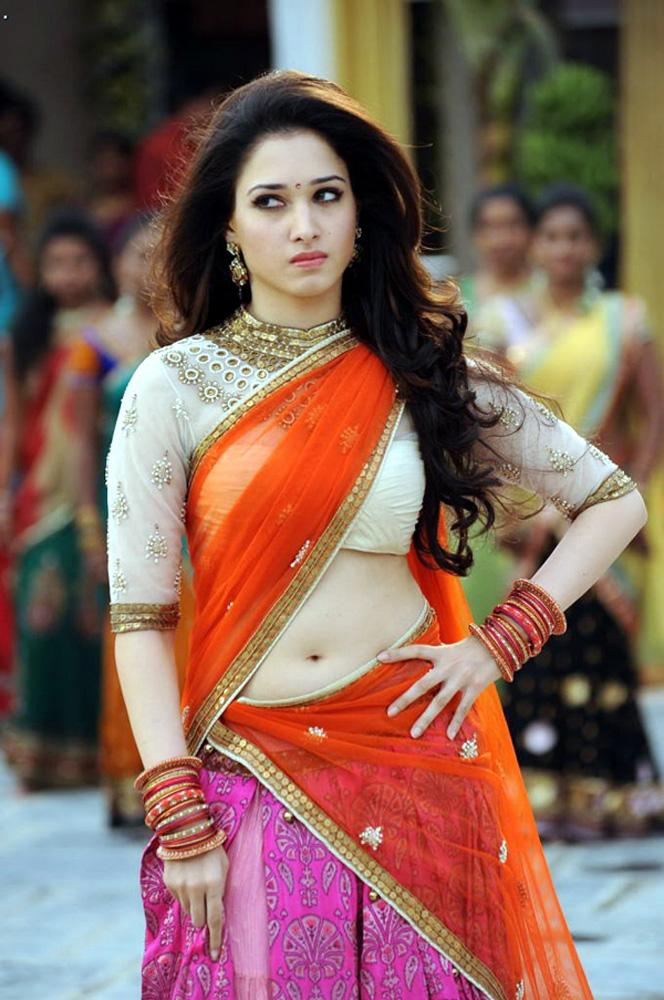
#> input picture tamana.jpg, 664 x 1000 px
$ python Flipping.py
#> lines starting #> are read from the running program, lines starting #| are printed output that depends on the picture
from PIL import Image
img=Image.open('tamana.jpg')
#> img is the input picture: PIL image 664x1000 RGB; mean R, G, B 132.5, 100.3, 89.6
img1=img.transpose(method=Image.FLIP_TOP_BOTTOM)
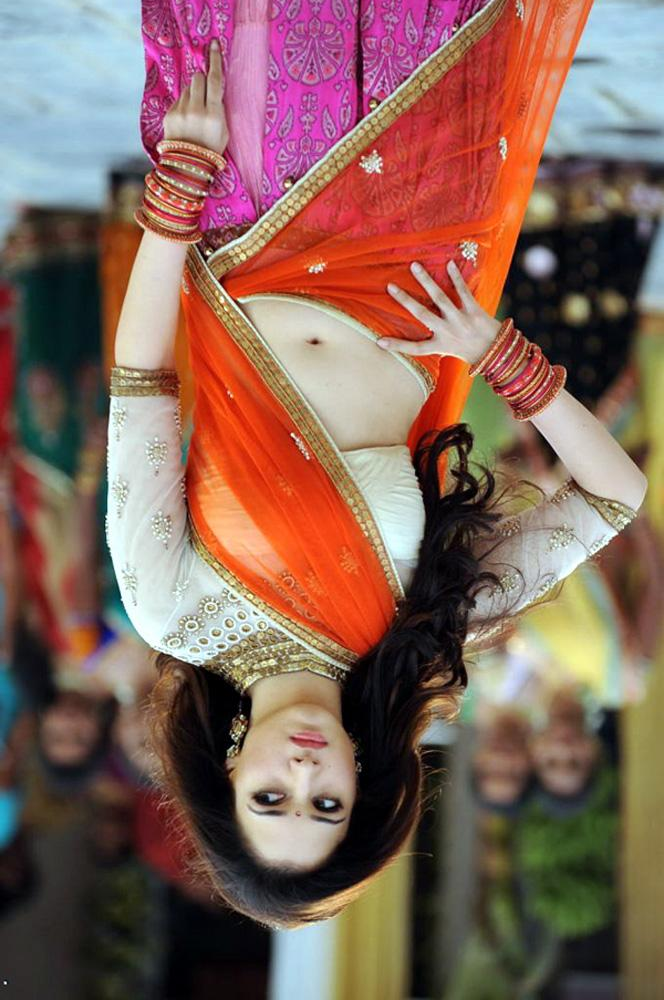
#> img1: PIL image 664x1000 RGB; mean R, G, B 132.5, 100.3, 89.6
img.show()
img1.show()

# close window
img1.close()
img.close()

$ run again, with anu.jpg copied over tamana.jpg
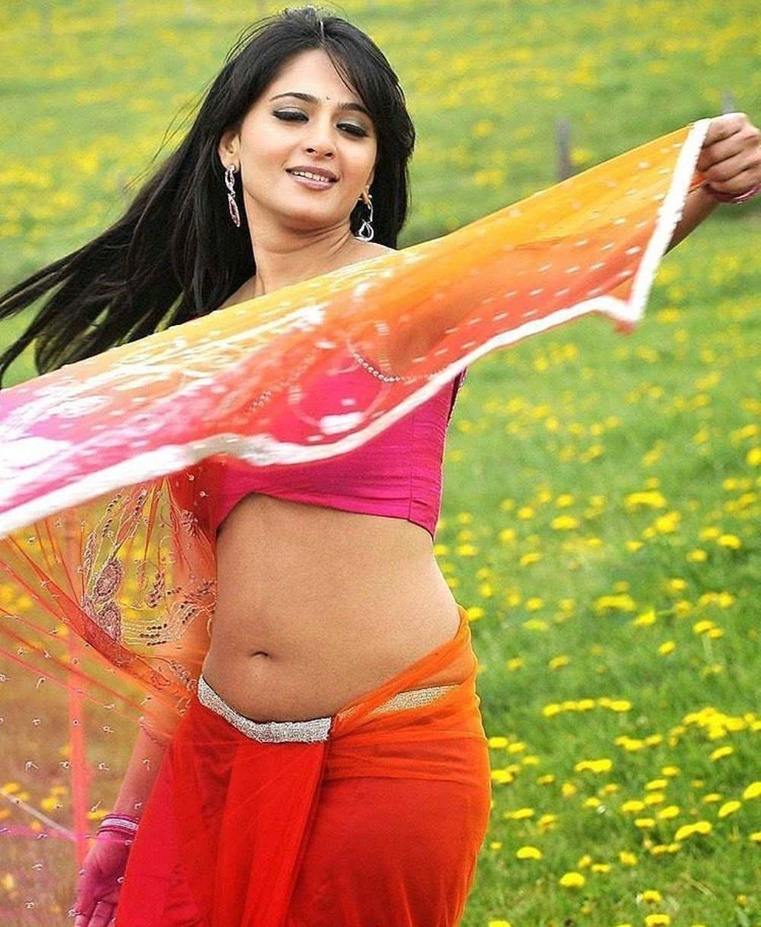
#> input picture anu.jpg, 761 x 927 px, shrunk from 1242 x 1514 before the run
#> img is the input picture: PIL image 761x927 RGB; mean R, G, B 180.4, 143.3, 81.4
#> `img1=img.transpose(method=Image.FLIP_TOP_BOTTOM)`:
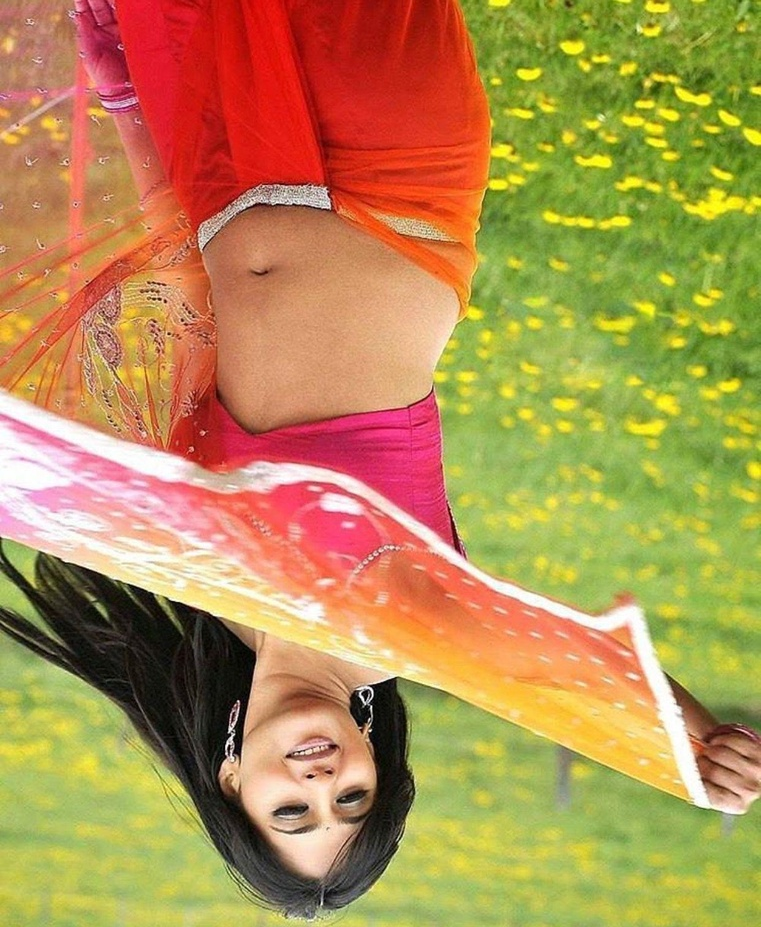
#> img1: PIL image 761x927 RGB; mean R, G, B 180.4, 143.3, 81.4

$ run again, with krish.jpg copied over tamana.jpg
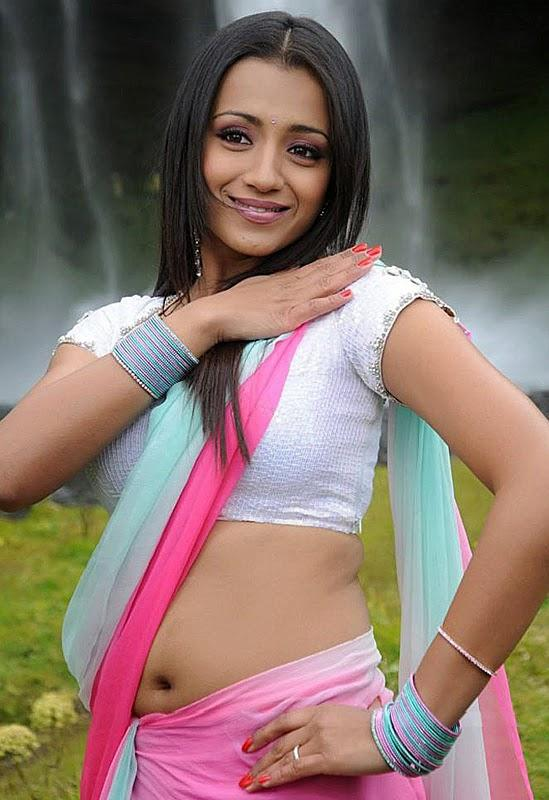
#> input picture krish.jpg, 549 x 800 px
#> img is the input picture: PIL image 549x800 RGB; mean R, G, B 134.1, 113.3, 105.5
#> `img1=img.transpose(method=Image.FLIP_TOP_BOTTOM)`:
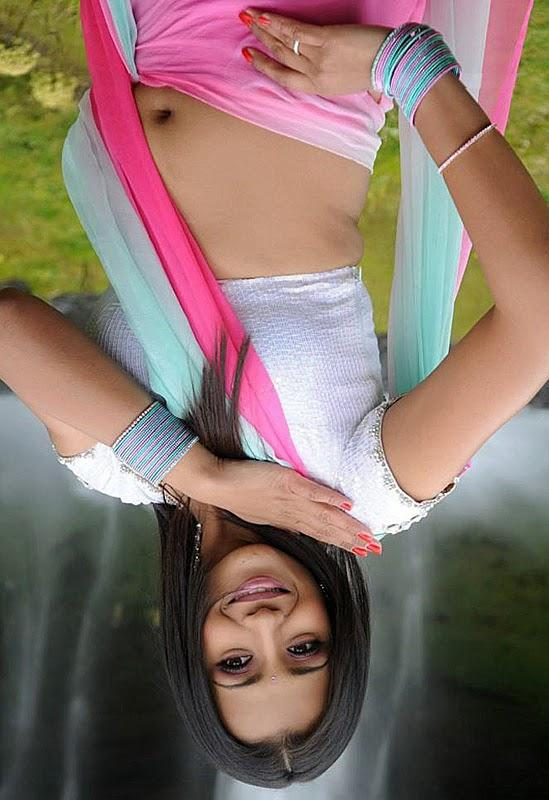
#> img1: PIL image 549x800 RGB; mean R, G, B 134.1, 113.3, 105.5

$ run again, with priya.jpg copied over tamana.jpg
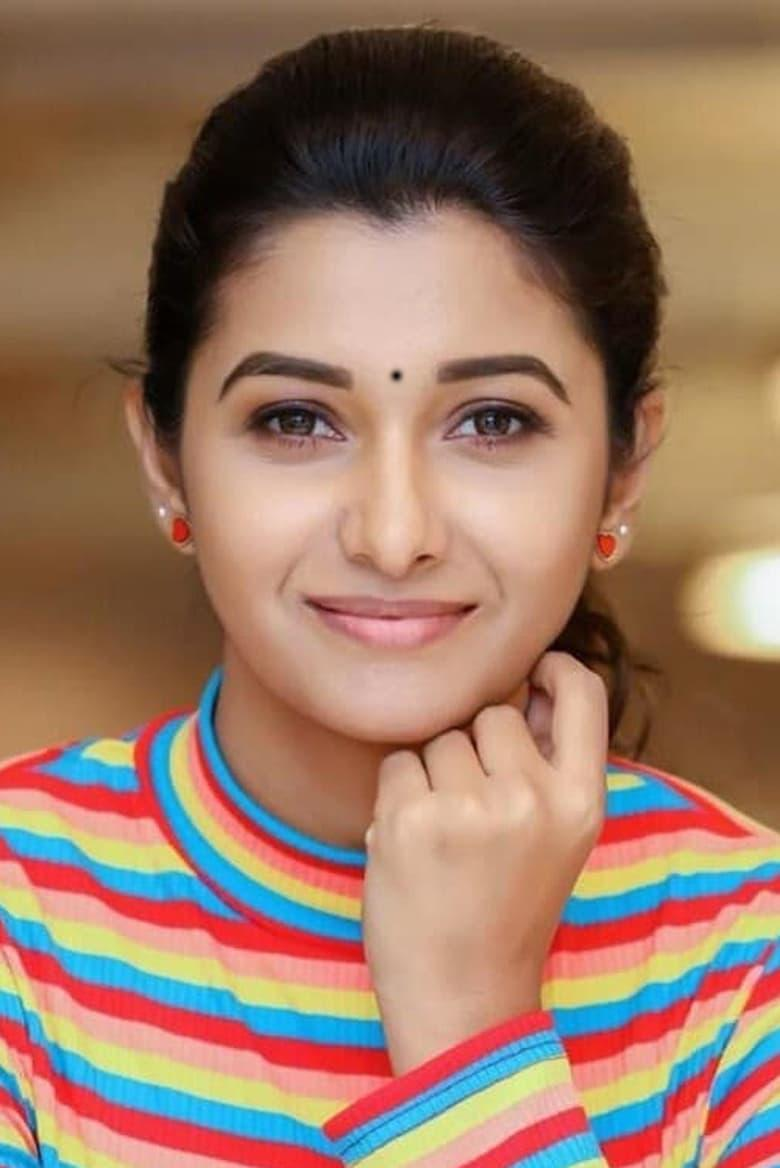
#> input picture priya.jpg, 780 x 1168 px
#> img is the input picture: PIL image 780x1168 RGB; mean R, G, B 154.9, 120, 100.7
#> `img1=img.transpose(method=Image.FLIP_TOP_BOTTOM)`:
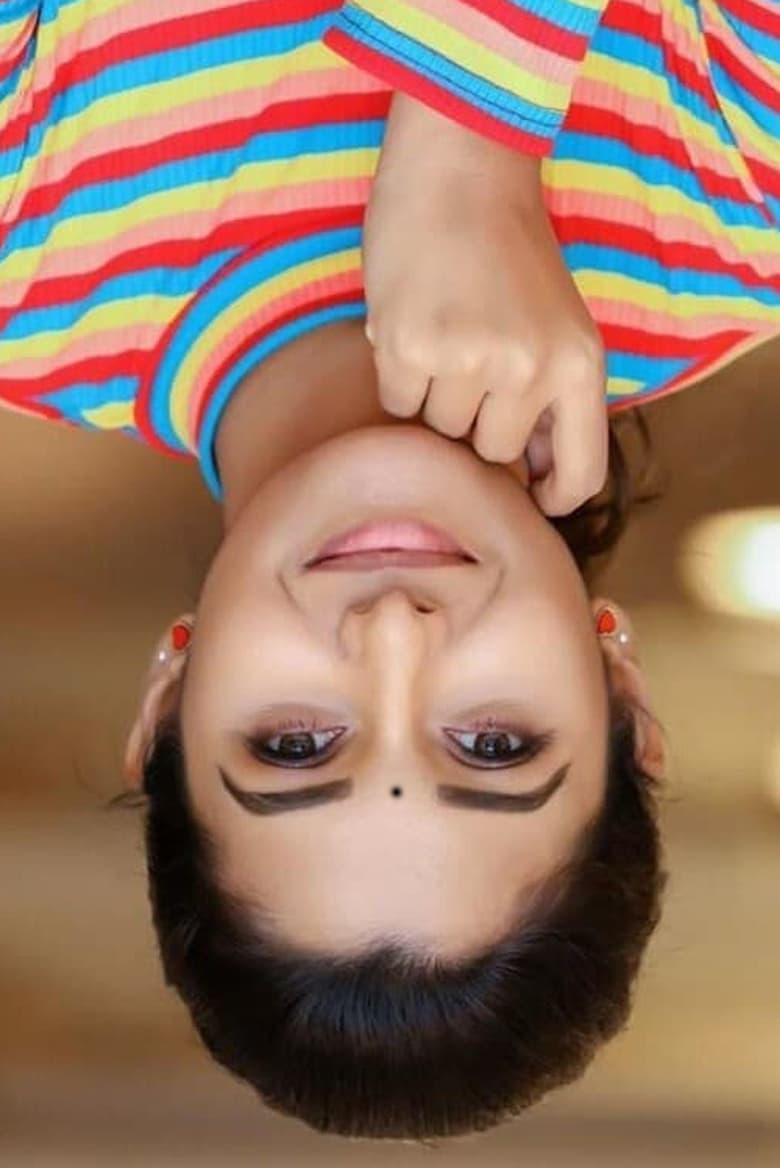
#> img1: PIL image 780x1168 RGB; mean R, G, B 154.9, 120, 100.7
